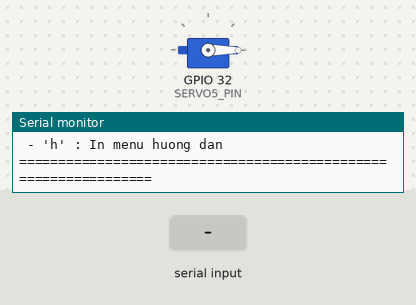
This sketch was run on a simulated ESP32. On the bench: servo, the last lines printed to the serial monitor. The inputs (shaded band) are chosen by the test bench.

Above: at 2.7 s.
2.8 s: "9\n" received over Serial
At 3.26 s:
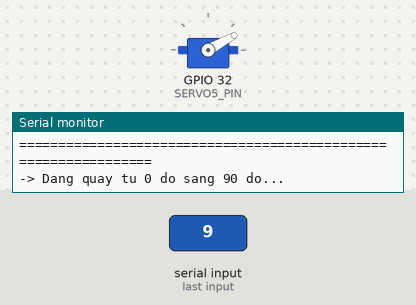
At 5.1 s:
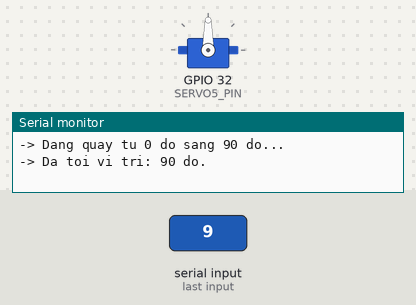
5.8 s: "1\n" received over Serial
At 8.5 s:
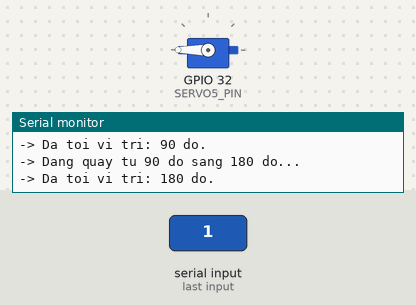
Timing chart, 0 to 10.0 s (numbered marks = the images above; inputs shaded):
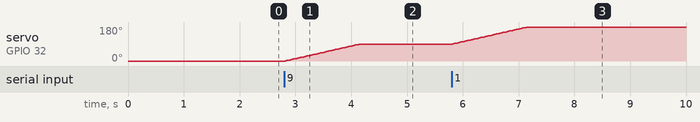

Measured:
- after the input at 2.8 s, servo on GPIO 32 (SERVO5_PIN): moves from 0° to 90° over 1.3 s, starting at once
- after the input at 5.8 s, servo on GPIO 32 (SERVO5_PIN): moves from 90° to 180° over 1.3 s, starting at once

The sketch:

servo5.ino
```cpp
#include <ESP32Servo.h>

// SERVO5 noi vao IO32 theo so do nguyen ly
#define SERVO5_PIN 32

// Dai xung chuan cho MG995 180 do
#define MIN_PULSE 500
#define MAX_PULSE 2500

Servo servo5;
int currentAngle = 0; // Luu vi tri goc hien tai
bool isAttached = false;

// Ham quay muot ma tu vi tri hien tai toi goc moi
void moveToAngle(int targetAngle, int stepDelay = 15) {
  if (!isAttached) {
    servo5.attach(SERVO5_PIN, MIN_PULSE, MAX_PULSE);
    isAttached = true;
  }

  targetAngle = constrain(targetAngle, 0, 180);
  Serial.printf("-> Dang quay tu %d do sang %d do...\n", currentAngle, targetAngle);

  if (targetAngle > currentAngle) {
    for (int pos = currentAngle; pos <= targetAngle; pos++) {
      servo5.write(pos);
      delay(stepDelay);
    }
  } else {
    for (int pos = currentAngle; pos >= targetAngle; pos--) {
      servo5.write(pos);
      delay(stepDelay);
    }
  }

  currentAngle = targetAngle;
  Serial.printf("-> Da toi vi tri: %d do.\n", currentAngle);
}

void printHelp() {
  Serial.println(F(
    "\n================ MENU DIEU KHIEN SERVO 5 (IO32) ================\n"
    " - Nhap so goc truc tiep (0 - 180) roi an ENTER (vi du: 0, 45, 90, 180)\n"
    " - '0' : Di toi 0 do\n"
    " - '9' : Di toi 90 do\n"
    " - '1' : Di toi 180 do\n"
    " - 'd' : Nha servo (detach - tat xung giu dong co de khong bi nong)\n"
    " - 'a' : Bat lai servo ve goc gan nhat\n"
    " - 'h' : In menu huong dan\n"
    "================================================================"));
}

void setup() {
  Serial.begin(115200);
  delay(500);

  ESP32PWM::allocateTimer(0);
  servo5.setPeriodHertz(50);
  servo5.attach(SERVO5_PIN, MIN_PULSE, MAX_PULSE);
  isAttached = true;

  // Dua servo ve moc 0 do khoi tao
  servo5.write(currentAngle);
  delay(1000);

  printHelp();
}

void loop() {
  if (Serial.available() > 0) {
    String input = Serial.readStringUntil('\n');
    input.trim();

    if (input.length() == 0) return;

    if (input.equalsIgnoreCase("d")) {
      servo5.detach();
      isAttached = false;
      Serial.println(">> Da nha servo (Detach).");
    }
    else if (input.equalsIgnoreCase("a")) {
      servo5.attach(SERVO5_PIN, MIN_PULSE, MAX_PULSE);
      isAttached = true;
      servo5.write(currentAngle);
      Serial.printf(">> Da bat lai servo tai vi tri: %d do.\n", currentAngle);
    }
    else if (input.equalsIgnoreCase("h")) {
      printHelp();
    }
    else if (input == "0") {
      moveToAngle(0);
    }
    else if (input == "9") {
      moveToAngle(90);
    }
    else if (input == "1") {
      moveToAngle(180);
    }
    else {
      // Kiem tra neu nguoi dung nhap so goc
      int target = input.toInt();
      if (target >= 0 && target <= 180) {
        moveToAngle(target);
      } else {
        Serial.println("!! Goc khong hop le! Vui long nhap so tu 0 den 180.");
      }
    }
  }
}
```
